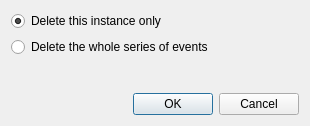
<?xml version="1.0" encoding="UTF-8"?>
<ui version="4.0">
 <class>DeleteDialog</class>
 <widget class="QDialog" name="DeleteDialog">
  <property name="windowModality">
   <enum>Qt::ApplicationModal</enum>
  </property>
  <property name="geometry">
   <rect>
    <x>0</x>
    <y>0</y>
    <width>310</width>
    <height>126</height>
   </rect>
  </property>
  <property name="windowTitle">
   <string>Delete event</string>
  </property>
  <layout class="QVBoxLayout" name="verticalLayout_2">
   <item>
    <layout class="QVBoxLayout" name="verticalLayout">
     <item>
      <widget class="QRadioButton" name="radioButton_instance">
       <property name="text">
        <string>Delete this instance only</string>
       </property>
       <property name="checked">
        <bool>true</bool>
       </property>
      </widget>
     </item>
     <item>
      <widget class="QRadioButton" name="radioButton_series">
       <property name="text">
        <string>Delete the whole series of events</string>
       </property>
      </widget>
     </item>
    </layout>
   </item>
   <item>
    <spacer name="verticalSpacer">
     <property name="orientation">
      <enum>Qt::Vertical</enum>
     </property>
     <property name="sizeHint" stdset="0">
      <size>
       <width>20</width>
       <height>17</height>
      </size>
     </property>
    </spacer>
   </item>
   <item>
    <widget class="QDialogButtonBox" name="buttonBox">
     <property name="orientation">
      <enum>Qt::Horizontal</enum>
     </property>
     <property name="standardButtons">
      <set>QDialogButtonBox::Cancel|QDialogButtonBox::Ok</set>
     </property>
    </widget>
   </item>
  </layout>
 </widget>
 <resources/>
 <connections>
  <connection>
   <sender>buttonBox</sender>
   <signal>accepted()</signal>
   <receiver>DeleteDialog</receiver>
   <slot>accept()</slot>
   <hints>
    <hint type="sourcelabel">
     <x>248</x>
     <y>254</y>
    </hint>
    <hint type="destinationlabel">
     <x>157</x>
     <y>274</y>
    </hint>
   </hints>
  </connection>
  <connection>
   <sender>buttonBox</sender>
   <signal>rejected()</signal>
   <receiver>DeleteDialog</receiver>
   <slot>reject()</slot>
   <hints>
    <hint type="sourcelabel">
     <x>316</x>
     <y>260</y>
    </hint>
    <hint type="destinationlabel">
     <x>286</x>
     <y>274</y>
    </hint>
   </hints>
  </connection>
 </connections>
</ui>
